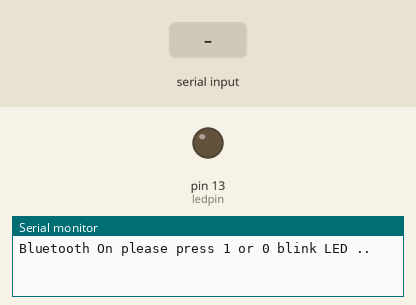
Simulated run of this sketch. Board: Arduino Uno, built with avr-gcc and run on an emulated ATmega328P. On the bench: output pins drawn as LEDs (lit = HIGH), the last lines printed to the serial monitor. The inputs (shaded band) are chosen by the test bench.

Above: at 1.2 s.
1.3 s: "1" received over Serial
At 2.3 s:
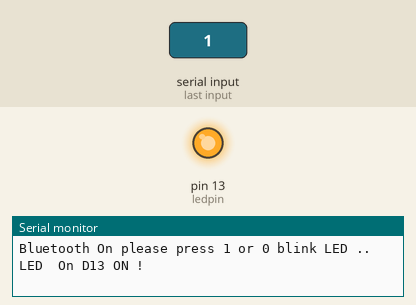
2.8 s: "0" received over Serial
At 3.4 s:
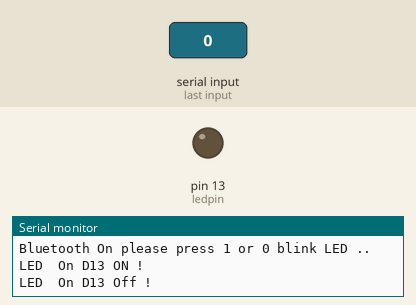
Timing chart, 0 to 5.8 s (numbered marks = the images above; inputs shaded):
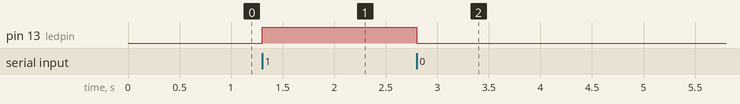

Measured:
- after the input at 1.3 s, pin 13 (ledpin): LOW → HIGH at once
- after the input at 2.8 s, pin 13 (ledpin): HIGH → LOW at once

The sketch:

btexample.ino
```cpp
#include <HardwareSerial.h>// import the serial library

int ledpin=13; // led on D13 will show blink on / off
int BluetoothData; // the data given from Computer

void setup() {
  // put your setup code here, to run once:
  Serial.begin(460800);
  Serial.println("Bluetooth On please press 1 or 0 blink LED ..");
  pinMode(ledpin,OUTPUT);
}

void loop() {
  // put your main code here, to run repeatedly:
   if (Serial.available()){
BluetoothData=Serial.read();
   if(BluetoothData=='1'){   // if number 1 pressed ....
   digitalWrite(ledpin,1);
   Serial.println("LED  On D13 ON ! ");
   }
  if (BluetoothData=='0'){// if number 0 pressed ....
  digitalWrite(ledpin,0);
   Serial.println("LED  On D13 Off ! ");
  }
}
delay(100);// prepare for next data ...
}
```
